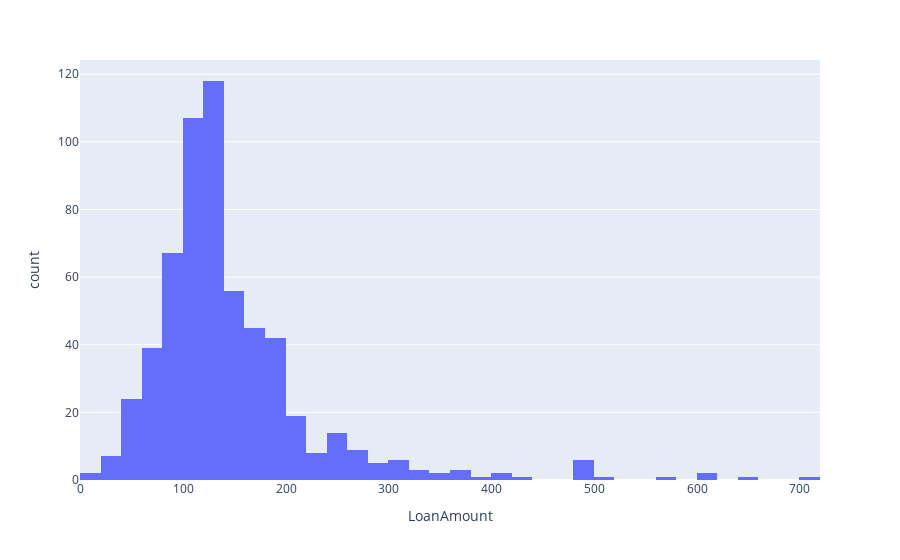

Notebook code cell kept with this figure:
### Code cell
px.histogram(data_frame = df  , x = 'LoanAmount')

### Figure 1 — Plotly figure (JSON) as saved in the notebook; plotly's stock layout.template omitted (floating-point values rounded to 4 significant figures; data arrays with more than 128 entries replaced by an {"elided": "..."} marker saying what was removed)
{"data": [{"alignmentgroup": "True", "bingroup": "x", "hovertemplate": "LoanAmount=%{x}<br>count=%{y}<extra></extra>", "legendgroup": "", "marker": {"color": "#636efa", "pattern": {"shape": ""}}, "name": "", "offsetgroup": "", "orientation": "v", "showlegend": false, "type": "histogram", "x": {"elided": "614 int values"}, "xaxis": "x", "yaxis": "y"}], "layout": {"barmode": "relative", "legend": {"tracegroupgap": 0}, "margin": {"t": 60}, "xaxis": {"anchor": "y", "domain": [0, 1], "title": {"text": "LoanAmount"}}, "yaxis": {"anchor": "x", "domain": [0, 1], "title": {"text": "count"}}}}
